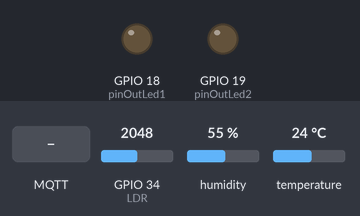
Simulated run of this sketch. Board: ESP32. Parts: output pins drawn as LEDs (lit = HIGH). The test bench sets the inputs (shaded band); at power-on: GPIO 34 (LDR) = 2048, humidity 55 %, temperature 24 °C. WiFi joins after 1.5 s; servers stay silent unless stated; no MQTT or app messages arrive unless stated; what the sketch prints to the serial monitor is not drawn.

Above: at 2.7 s.
2.8 s: MQTT message "on" arrives on the first subscribed topic
At 4.7 s:
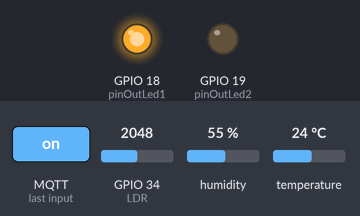
5.0 s: MQTT message "on" arrives on the second subscribed topic
At 6.3 s:
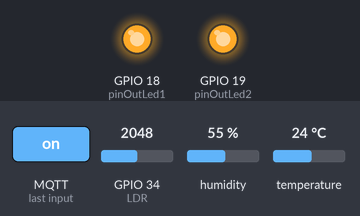
7.1 s: MQTT message "off" arrives on the first subscribed topic
At 8.9 s:
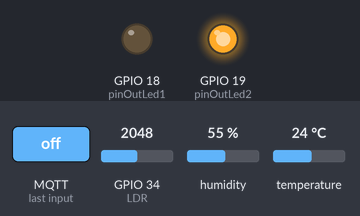
Timing chart, 0 to 10.4 s (numbered marks = the images above; inputs shaded):
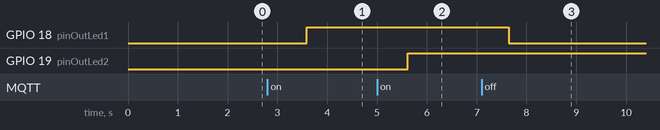

Measured:
- after the input at 2.8 s, GPIO 18 (pinOutLed1): LOW → HIGH after 0.79 s
- after the input at 5.0 s, GPIO 19 (pinOutLed2): LOW → HIGH after 0.62 s
- after the input at 7.1 s, GPIO 18 (pinOutLed1): HIGH → LOW after 0.55 s

The sketch:

mcb_test.ino
```cpp
#include <WiFi.h>
#include <String.h>
#include <PubSubClient.h>
#include "DHT.h"
#include "Wire.h"

#define DHTPIN 4
#define DHTTYPE DHT11
#define LDR 34
#define pinOutLed1 18 // D1
#define pinOutLed2 19 // D2
#define wifi_ssid "LAD"
#define wifi_password "12345679"
#define mqtt_server "mqtt.wuys.me"
#define mqtt_user "dai"
#define mqtt_password "09042001"
#define topic "sensorlad"
DHT dht(DHTPIN, DHTTYPE);

WiFiClient espClient;
PubSubClient client(espClient);

void setup() {
  pinMode(pinOutLed1, OUTPUT);
  pinMode(pinOutLed2, OUTPUT);
  Serial.begin(115200);
  dht.begin();
  setup_wifi();
  client.setServer(mqtt_server, 1883);
  client.setCallback(callback);
}

void setup_wifi() {
  delay(10);
  Serial.println();
  Serial.print("Connecting to ");
  Serial.println(wifi_ssid);
  WiFi.begin(wifi_ssid, wifi_password);
  while (WiFi.status() != WL_CONNECTED) {
    delay(500);
    Serial.print(".");
  }
  Serial.println("");
  Serial.println("WiFi connected");
}

void reconnect() {
  while (!client.connected()) {
    Serial.print("Attempting MQTT connection...");
    String clientName = "manh";
    if (client.connect(clientName.c_str(), mqtt_user, mqtt_password)) {
      Serial.println("connected");
      client.subscribe("LED11");
      client.subscribe("LED21");
    } else {
      Serial.println("failed, try again in 5 seconds");
      delay(5000);
    }
  }
}

void callback(String topic_sub, byte *payload, unsigned int length) {
    Serial.print("Message arrived in topic: ");
    Serial.println(topic_sub);
    Serial.print("Message:");
    String message = "";
    for (int i = 0; i < length; i++) {
        message = message + (char) payload[i];  // convert *byte to string
    }
  Serial.print(message);
  Serial.println();
  if(topic_sub == "LED11"){
    if(message == "on"){
      digitalWrite(pinOutLed1, HIGH);
      Serial.print("on");
    }
    if(message == "off"){
      digitalWrite(pinOutLed1, LOW);
       Serial.print("Off");
    }
  }
  if(topic_sub == "LED21"){
    if(message == "on"){
      digitalWrite(pinOutLed2, HIGH);
      Serial.print("on");
    }
    if(message == "off"){
      digitalWrite(pinOutLed2, LOW);
      Serial.print("off");
    }
  }
}


void loop() {
  if (!client.connected()) {
    reconnect();
  }
  client.loop();
  delay(2000);
  float hum = dht.readHumidity();
  float temp = dht.readTemperature();
  float lux = analogRead(LDR);
  if (isnan(hum) || isnan(temp) || isnan(lux)) {
    Serial.println("Failed to read from sensor!");
    return;
  }
  String msg = String(temp) + " " + String(hum) + " " + String(lux);
  client.publish(topic, msg.c_str(), true);
  Serial.printf("Publishing on topic %s \n", topic);
  Serial.printf("Message: %.2f %.2f %.2f\n", temp, hum, lux);
}
```
